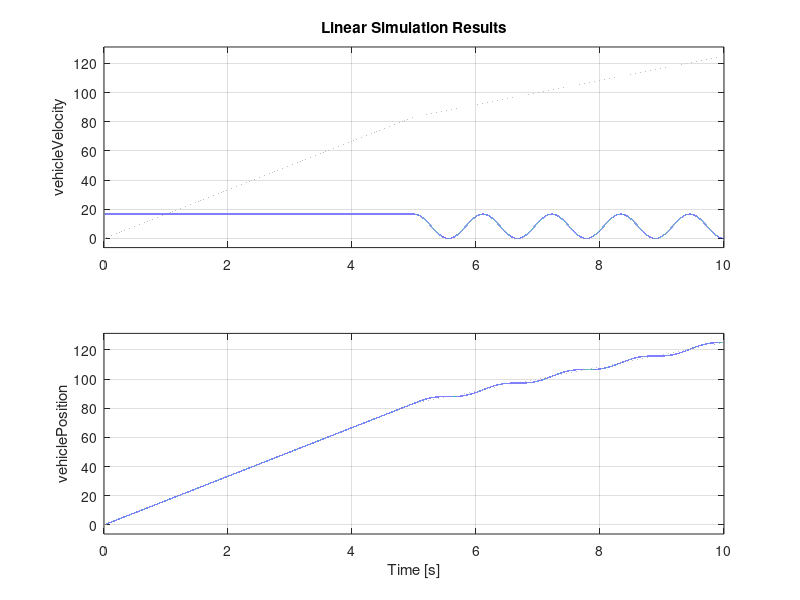

The MATLAB source for this figure:
clear all; close all; clc;

# This script aims to address the conversation with Tom about prescribing a simple 
# displacement input to eliminate mechanical vibration. (Tom idea)

pkg load control

vInitial = 60 / 3.6; % m/s
vFinal = 30 / 3.6; % m/s
lengthRope = 120; % M
mVehicle = 3500; % kg
mDrive = 200; % kg

kRope = 13402517.3; # Wire
##kRope = 6935401.117; # Polymer 
kRope /= lengthRope;

tStep = 1/10000;
tFinal = 10;

fMax = 10000;

# State vector [x0', x0]'
# Input vector [xi]

A = [0, -kRope/mVehicle;
    1, 0];

# Let our input be spring position
B = [kRope/mVehicle; 0];

C = eye(2)
D = 0

T = 0:tStep:tFinal;
iSwitch = round(length(T)/2)

velVec = zeros(size(T));
velVec(1:iSwitch) = vInitial;
velVec(iSwitch+1:end) = vFinal;

U = cumtrapz(T, velVec);

##U(iSwitch+1:end) += (9.81 * mVehicle)/kRope; # Apply force necessary to decelerate by 1 G w spring


names = {'vehicleVelocity','vehiclePosition'}
G = ss(A, B, C, D)
G.stname = names
G.outputname = names
G.inputname = {'xi'}

x0 = [vInitial, 0];
lsim(G, U, T, x0);

wn = (1/(2*pi)) * sqrt(kRope/mVehicle)# "anitresonant Frequency" in Mass - Spring - Mass system.


##subplot(211)
##plot(T, velVec)
##subplot(212)
##plot(T, U)